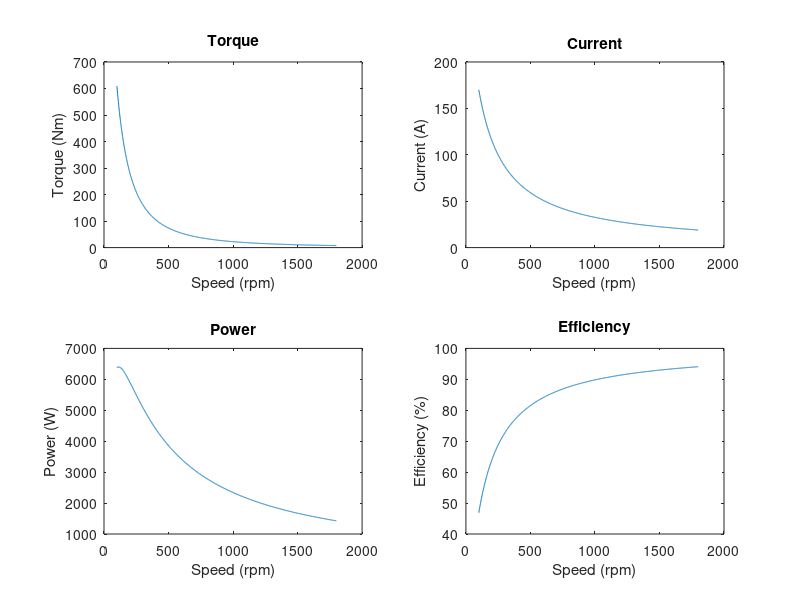

The MATLAB script that drew this image:
% Define constants
E = 80; % Voltage (V)
I = 20; % Current (A)
N = 1700; % Speed (rpm)

% Calculate angular velocity
w = N / 60 * 6.28; % Angular velocity (rad/s)

% Calculate torque
T = 1500 / w; % Torque (Nm)

% Calculate constant K
K = T / I^2; % Constant (Nm/A^2)

% Calculate resistance
R = E / I - K * w; % Resistance (Ohm)

% Calculate efficiency
e = K * I * w / 80; % Efficiency (dimensionless)

% Plotting
N = 100:1800; % Speed range (rpm)
w = N / 60 * 6.28; % Angular velocity (rad/s)

% Calculate torque over the speed range
T = K * E^2 ./ (R + K * w).^2; % Torque (Nm)

% Calculate power over the speed range
P = T .* w; % Power (W)

% Calculate current over the speed range
I = E ./ (R + K * w); % Current (A)

% Calculate efficiency over the speed range
e = P ./ (E * I); % Efficiency (dimensionless)

% Plot Torque vs Speed
figure(1)
subplot(2,2,1)
plot(N, T)
xlabel('Speed (rpm)')
ylabel('Torque (Nm)')
title('Torque')

% Plot Current vs Speed
subplot(2,2,2)
plot(N, I)
xlabel('Speed (rpm)')
ylabel('Current (A)')
title('Current')

% Plot Power vs Speed
subplot(2,2,3)
plot(N, P)
xlabel('Speed (rpm)')
ylabel('Power (W)')
title('Power')

% Plot Efficiency vs Speed
subplot(2,2,4)
plot(N, e * 100) % Convert efficiency to percentage
xlabel('Speed (rpm)')
ylabel('Efficiency (%)')
title('Efficiency')
